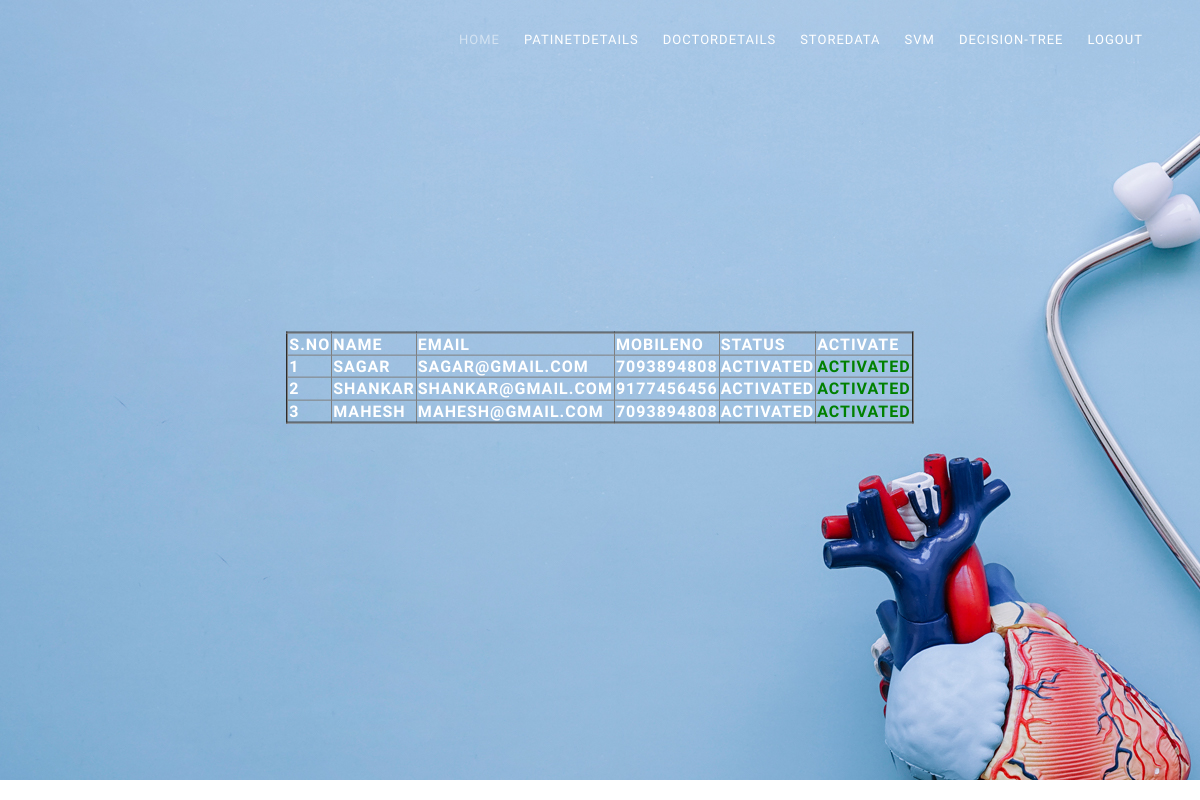
Screenshot of /patientdetails/ with the database file from the repository.
### patient/models.py (models this page shows, shortened)
class patientModel(models.Model):
    name = models.CharField(max_length=50)
    email = models.EmailField()
    passwd = models.CharField(max_length=40)
    cwpasswd = models.CharField(max_length=40)
    mobileno = models.CharField(max_length=50, default="", editable=True)
    status = models.CharField(max_length=40, default="", editable=True)
    class Meta:
        db_table='patientregister'

### Medicalcare/views.py (the view)
# urls.py: path('patientdetails/', medical.patientdetails, name='patientdetails'),
def patientdetails(request):
    qs=patientModel.objects.all()
    return render(request,'admin/patientdetails.html',{"object":qs})

### assets/templates/admin/patientdetails.html
{% extends 'adminbase.html' %}
{% load static %}
{% block contents %}
<div class="main-banner header-text" id="top">
        <div class="Modern-Slider">
          <div class="item">
                <img src="{% static 'images/home.jpg' %}" alt="">
                <div class="text-content">
                    <center><h3>
                        <table border="2px">
                    <tr>
                <th>S.No</th>
                <th >name</th>
                <th>Email</th>
                <th>mobileno</th>
                <th>status</th>
                <th>activate</th>
                {% for i in object %}
                         <tr>
                         <td>{{ i.id }}</td>
                         <td>{{ i.name }}</td>
                         <td>{{ i.email }}</td>
                         <td>{{ i.mobileno }}</td>
                         <td>{{ i.status }}</td>
                             {% if i.status == 'waiting' %}
                                    <td style="color:orange"> <a href="/activatepatient/?pid={{ i.id }}">Activate</a></td>
                                    {% else %}
                                            <td style="color:Green"> Activated</td>
                                            {% endif %}
                                     </tr>
                                    {% endfor %}
                    </h3></center>
                </div>
            </div>
          </div>
{% endblock %}

### assets/static/css/templatemo-breezed.css (style rules this page uses)
html, body, div, span, applet, object, iframe, h1, h2, h3, h4, h5, h6, p, blockquote, div pre, a, abbr, acronym, address, big, cite, code, del, dfn, em, font, img, ins, kbd, q, s, samp, small, strike, strong, sub, sup, tt, var, b, u, i, center, dl, dt, dd, ol, ul, li, figure, header, nav, section, article, aside, footer, figcaption { margin: 0; padding: 0; border: 0; outline: 0; }
* { box-sizing: border-box; }
html, body { font-family: 'Raleway', sans-serif; font-weight: 400; background-color: #fff; font-size: 16px; -ms-text-size-adjust: 100%; -webkit-font-smoothing: antialiased; -moz-osx-font-smoothing: grayscale; }
h1, h2, h3, h4, h5, h6 { margin-top: 0px; margin-bottom: 0px; }
html, body { background: #fff; font-family: 'Raleway', sans-serif; }
*, *:before, *:after { -webkit-box-sizing: border-box; box-sizing: border-box; -webkit-font-smoothing: antialiased; -moz-osx-font-smoothing: grayscale; }
.blocks-box, .slick-slider { margin: 0; padding: 0!important; }
.slick-slide { float: left ; padding: 0; }
.Modern-Slider .text-content { width: 80%; position: absolute; top: 50%; left: 50%; transform: translate(-50%, -50%); }
.Modern-Slider .item h3 { margin-bottom: 25px; font-size: 16px; text-transform: uppercase; font-weight: 600; letter-spacing: 1px; color:#FFF; animation:fadeOutRight 1s both; }
.Modern-Slider .item.slick-active h3 { animation:fadeInDown 1s both 1s; }
.Modern-Slider .item.slick-active { animation:Slick-FastSwipeIn 1s both; }
.Modern-Slider { background:#000; }
.slick-slider { position:relative;display:block;-webkit-user-select:none;-moz-user-select:none;-ms-user-select:none;user-select:none;-webkit-touch-callout:none;-khtml-user-select:none;-ms-touch-action:pan-y;touch-action:pan-y;-webkit-tap-highlight-color:transparent }
.slick-slide { display:none;float:left ;height:100%;min-height:1px }
.slick-initialized .slick-slide { display:block }

### rows the page displays
patientModel: id "1", name "SAGAR", email "SAGAR@GMAIL.COM", mobileno "7093894808", status "ACTIVATED"
patientModel: id "2", name "SHANKAR", email "SHANKAR@GMAIL.COM", mobileno "9177456456", status "ACTIVATED"
patientModel: id "3", name "MAHESH", email "MAHESH@GMAIL.COM", mobileno "7093894808", status "ACTIVATED"
